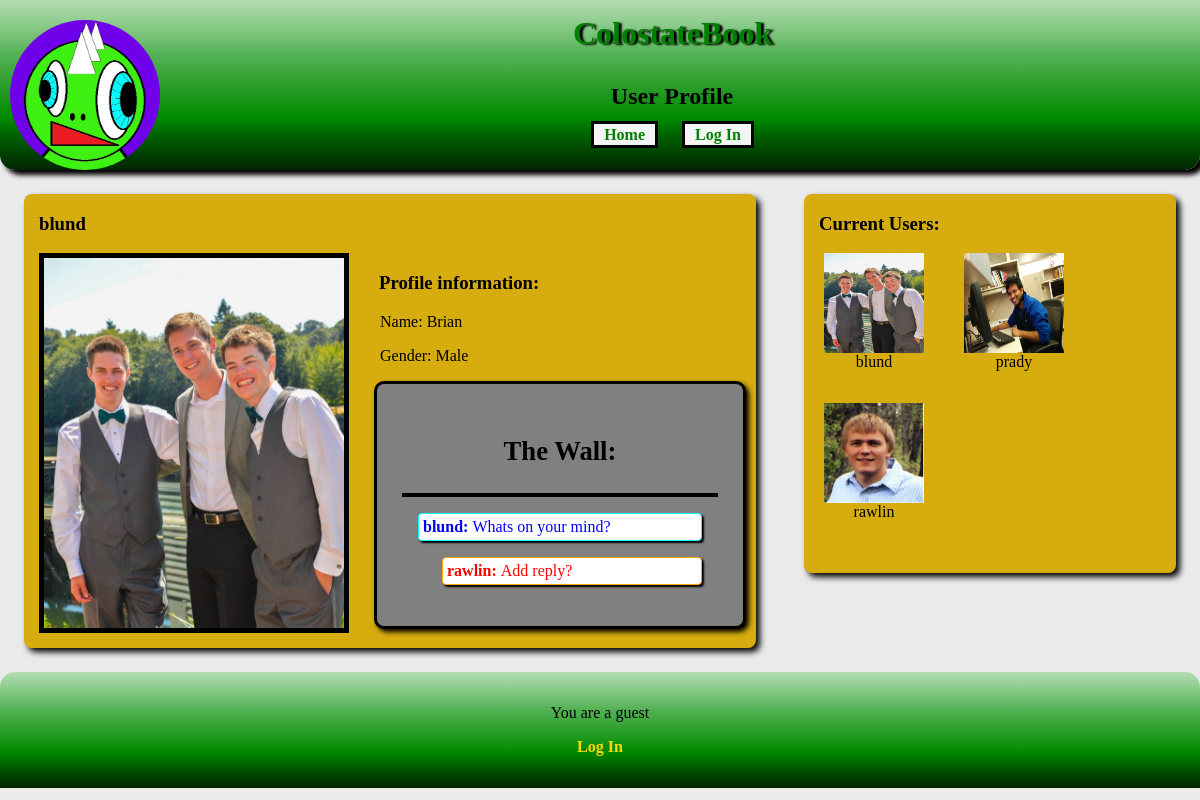
Screenshot of /profile.php?uname=blund with the database file from the repository.
### tables this page shows
CREATE TABLE users (username varchar(255) unique primary key, password varchar(255), name varchar(255), gender varchar(6), phone varchar(20), email varchar(255), admin boolean, pictureLocation varchar(255) , bio varchar(255));

CREATE TABLE communications (id INTEGER PRIMARY KEY autoincrement, messageType varchar(8), sender varchar(255), reciever varchar(255), time timestamp, message varchar(500), repliedToID INTEGER,FOREIGN KEY (sender) references users(username), FOREIGN key (reciever) references users(username), FOREIGN KEY (repliedToID) references communications(id));

### helpers.php (called while the page is built, shortened)
<?php
include_once "post.php";
function makeNewUser($uname, $pass, $name, $sex, $number, $mail, $privileges, $picture, $friends, $pending, $bio) {
	$u = new User();
	$u->username = $uname;
	$u->passwd  = $pass;
	$u->name  = $name;
	$u->gender = $sex;
	$u->phone  = $number;
	$u->email  = $mail;
	$u->admin  = $privileges;
	$u->pic = $picture;
	$u->friends = $friends;
	$u->pending = $pending;
	$u->bio = $bio;
	return $u;
}
function readUsers() {
	$q = new Querries();
	$db = $q->getDB();
	$array = $db->query($q->GET_ALL_USER_NAMES);
	$retVal=array();
  	while($res = $array->fetchArray())
	{
		$user = getUser($res["username"]);
        	array_push($retVal, $user);
        }
	return $retVal;
}
function getUser($uname) {
	$q = new Querries();
	$db = $q->getDB();
	$array = $db->query(sprintf($q->GET_USER, $uname));
	$res = $array->fetchArray();
  	$user = makeNewUser($res["username"],$res["password"],$res["name"],$res["gender"],$res["phone"],$res["email"],$res["admin"],$res["pictureLocation"], array(), array(), $res["bio"]);
	$user->friends = getFriends($uname);
	$user->pending = getRequests($uname);
	return $user;
}
function getUserSummary($username) {
	return getUser($username)->bio;
}
function getFriends($uname){
	if($uname == 'guest') return array();
	$q = new Querries();
	$db = $q->getDB();
	$array = $db->query(sprintf($q->GET_USER_FRIENDS, $uname));
	$friends=array();
	while($res = $array->fetchArray())
	{
		$user = $res["friend"];
		array_push($friends,$user);
	}
	return $friends;
}
function getRequestUsers($uname){
	$q = new Querries();
	$db = $q->getDB();
	$array = $db->query(sprintf($q->GET_PENDING_REQUESTS, $uname));
	$requests=array();
	return $requests;
}
function getRequests($uname)
{
	$requests = array();
	foreach(getRequestUsers($uname) as $usr){
		$requests[$usr->username]=$usr->username;
	}
	return $requests;
}
function isPendingUser($username) {
	$q= new Querries();
	$db = $q->getDB();
	$res = $db->query(sprintf($q->IS_PENDING_USER, $username));
	if(!($res instanceof Sqlite3Result))
	{
		return false;
	}
	else {
		$array = $res->fetchArray();
		if ($array) {
			return true;
		}
		else {
			return false;
		}
	}
}
function getPostsOnUserWall($user)
{
	$q = new Querries();
	$db = $q->getDB();
	$array = $db->query(sprintf($q->GET_COMMENTS_ON_USER_WALL, $user->username));
	$posts = array();
	while($res = $array->fetchArray())
	{
		$topLevelPost = new Post($res['id'],$res["messageType"], $res["sender"], $res["reciever"], $res["time"],$res["message"],"");
		array_push($posts,$topLevelPost);
	}
	return $posts;
}
function sortWallPosts($posts)
{
	for($i=0; $i<count($posts); ++$i)
	{
	    if($posts[$i]->repliedTo=="")
	    {
		$indexOfLowest=0;
		while($indexOfLowest!=-1)
		{
			$indexOfLowest=-1;
			for($j=0; $j<count($posts); ++$j)
			{
				if($posts[$j]->repliedTo==$posts[$j] and ($indexOfLowest==-1 or $posts[$j]->Id < $posts[$indexOfLowest]->Id))
				{
					$indexOfLowest=$j;
				}
			}
		}
		unset($posts[$i]);
		$posts=array_values($posts);
		--$i;
	    }
	}
}
?>

### post.php (called while the page is built, shortened)
<?php
class Post
{
	function Post($Id, $messageType, $sender, $reciever, $timeStamp, $message, $repliedTo)
	{
		$this->messageType = $messageType;
 		$this->sender=$sender;
		$this->message=$message;
		$this->repliedTo=$repliedTo;
	}
}
?>

### profile.php (the view, shortened to what this page needs)
<?php
include 'header.php';
include 'nav.php';
$uname = "";
if (isset($_GET['uname'])) {
	$uname = $_GET['uname'];
}
$user = getUser($uname);
$userSummary = getUserSummary($uname);
?>
<?php if (!is_null($user)) {?>
<div class="wrapper">
	<div class="left">
<?php
echo "<h3>$uname</h3>";
 ?>
<img class="prof_pic" src="<?php echo $user->pic; ?>" alt="Photo of <?php echo $user->name?>" />
<div id="profile_info">
	<h3>Profile information:</h3>
	<p>Name: <?php echo ' ' . $user->name ?></p>
	<p>Gender: <?php echo ' ' . $user->gender ?></p>
<div id="wall">
	<h3>The Wall:</h3>
		<?php
			$user = getUser($uname);
			$posts=getPostsOnUserWall($user);
			foreach($posts as $post)
			{
				if($post->messageType=='NEW')
				{
					echo "<div class=\"wallPost\">";
				}
				$class=$post->messageType == 'REPLY' ? "reply" : "comment";
				echo"<p id=\"$class\"><b>$post->sender:     </b>$post->message</p>";
			}
		?>
</div>
</div>
</div>
</div>
<?php include 'userList.php'; ?>
</div>
<?php } else {
	?>
	<p>ERROR: No user profile was specified.</p>
<?php } ?>
<?php include 'footer.php'; ?>

### userList.php (shortened to what this page needs)
<div class="users">
	<div id="friends">
	<h3>Current Users:</h3>
	<?php
	$users = readUsers();
	foreach($users as $u){
		if (!isPendingUser($u->username)) {
		$uname = $u->username;
		$picture = $u->pic;
		if(!in_array($u->username, getFriends($_SESSION['username']))){?>
		<div class="user">
			<?php echo '<a href="profile.php?uname='.$uname.'"><img class="thumbnails" src="'.$picture.'" alt="user1" /></a>'; ?>
			<?php echo $uname ?>
		</div>
	<?php
	}
	}
	}
	?>
	</div>
</div>

### style.css (style rules this page uses)
a { text-decoration: none; }
h3 { margin-left:15px; }
p { margin:1em; color: black; }
html { min-height:530px; }
body { padding:0px; margin:0px; width:100%; height:100%; font-family:Times; background-color: #EAEAEA; }
img.thumbnails { width: 100px; height: 100px; margin-left: auto; margin-right:auto; display:block; }
.user { width: 140px; height: 150px; text-align: center; float:left; overflow:auto; }
img.prof_pic { width:300px; float: left; display: block; margin-left: 15px; margin-right:15px; margin-bottom:15px; border: solid 5px; }
.wrapper { width:100%; height:70%; }
.left { width:61%; margin:2%; background-color:#D7AC0F; float: left; overflow: auto; border-radius: 8px; box-shadow: 4px 4px 6px; }
.users { width:31%; margin:2%; padding-bottom:20px; background-color:#D7AC0F; float:left; overflow: auto; border-radius: 8px; box-shadow: 4px 4px 6px; }
a:link { font-weight: bold; color: gold; }
#profile_info { overflow: auto; }
#friends { width: 100%; float:left; }
#wall { margin: 10px; border: 3px solid black; background-color: grey; padding: 25px; border-radius: 10px; box-shadow: 3px 3px 5px; }
#wall h3 { margin-left: 0px; font-size: 20pt; text-align: center; }
.wallPost { border-top: 4px solid black; overflow: auto; }
#comment { background-color: white; color: blue; border: 1px solid cyan; border-radius: 4px; box-shadow: 2px 2px 2px 0px black; padding: 4px; }
#reply { color: red; margin-left: 40px; background-color: white; border: 1px solid orange; border-radius: 4px; box-shadow: 2px 2px 2px 0px black; padding: 4px; }

### rows the page displays
users: username "blund", pictureLocation (picture), name "Brian", gender "Male", uname "blund"
communications: sender "blund", message "Whats on your mind?"
communications: sender "rawlin", message "Add reply?"
users: pictureLocation (picture), uname "prady"
users: pictureLocation (picture), uname "rawlin"

### other values shown
$pageTitle "User Profile"
$status "Log In"
